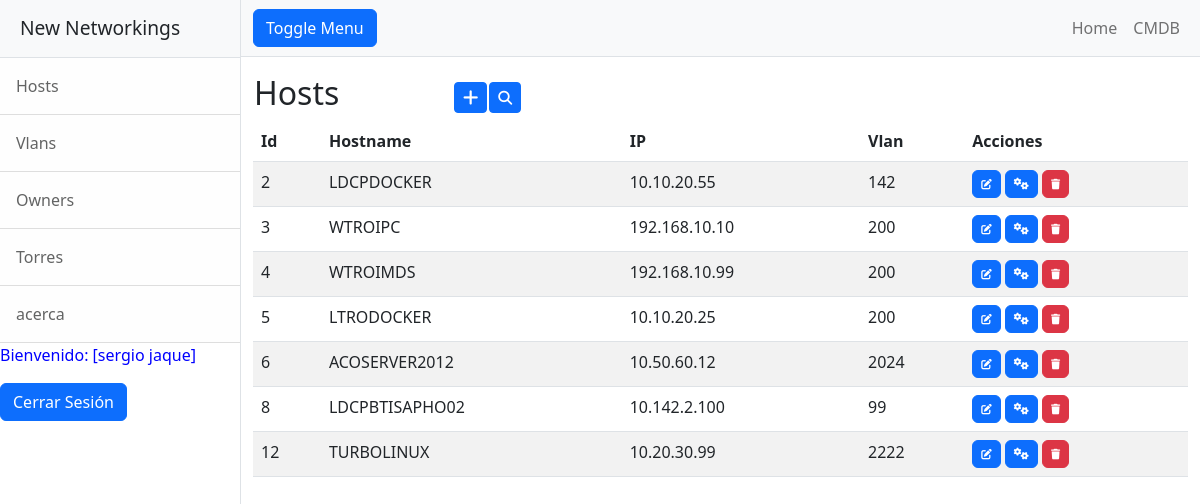
Page /hosts/ (signed in) on the earlier database version.
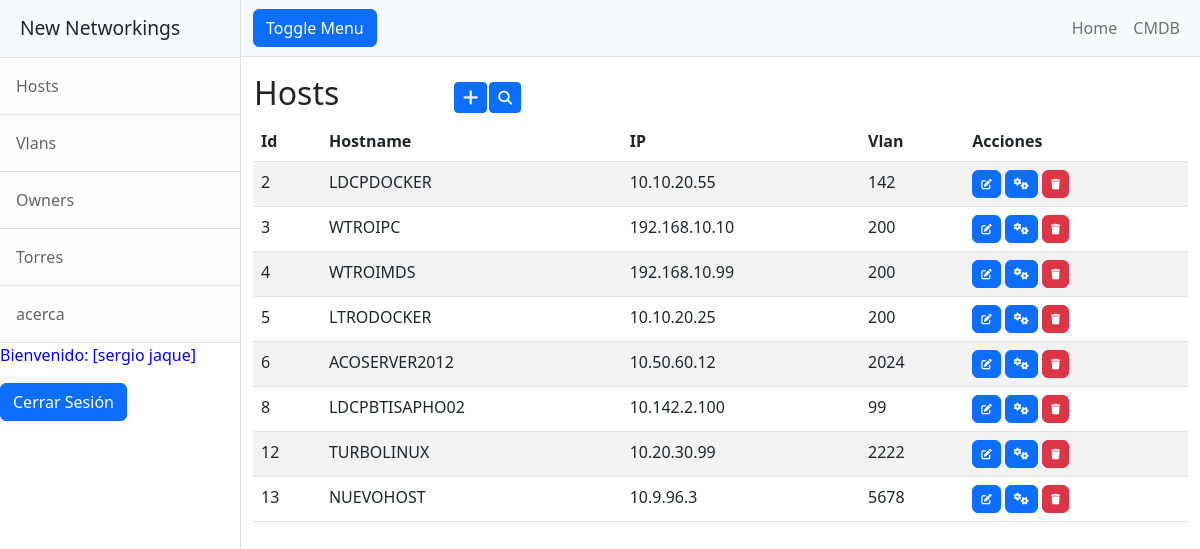
Same page on the later database version.
### entidades/models.py (models this page shows)
class Hosts(models.Model):
    host_name = models.CharField(max_length=50)
    host_ip = models.CharField(max_length=18)
    host_vlan = models.IntegerField()

### entidades/views.py (the view)
# urls.py: path('hosts/', hosts, name="hosts"),
@login_required
def hosts(request):
     contexto = {"hosts": Hosts.objects.all()}
     return render(request, "entidades/hosts.html", contexto)

### entidades/templates/entidades/hosts.html (shortened to what this page needs)
{% extends "entidades/index.html" %}
{% block contenido %}
<table>
    <tr>
        <td width="200"><h2>Hosts</h2></td>
        <td>
            <a
            href="{% url 'hostsForm' %}"
            class="btn btn-primary btn-sm"
            >
            </a>
        </td>
        <td>
            <a
            href="{% url 'buscarHosts' %}"
            class="btn btn-primary btn-sm"
            ><i class="fa-solid fa-magnifying-glass" title="Buscar"></i>
            </a>
        </td>
    </tr>
</table>
<table class="table table-striped">
    <thead>
        <tr>
            <th>Id</th>
            <th>Hostname</th>
            <th>IP</th>
            <th>Vlan</th>
            <th>Acciones</th>
        </tr>
    </thead>
    <tbody>
    {% for c in hosts  %}
        <tr>
            <td>{{ c.id }}</td>
            <td>{{ c.host_name }}</td>
            <td>{{ c.host_ip }}</td>
            <td>{{ c.host_vlan }}</td>
            <td>
                <a
                  href="{% url 'hostsUpdate' c.id %}"
                  class="btn btn-primary"
                  style="--bs-btn-padding-y: .25rem; --bs-btn-padding-x: .5rem; --bs-btn-font-size: .75rem;"
                  >
                </a>
                <a
                href=""
                class="btn btn-primary"
                style="--bs-btn-padding-y: .25rem; --bs-btn-padding-x: .5rem; --bs-btn-font-size: .75rem;"
                ><i class="fa-solid fa-gears" title="Check"></i>
              </a>
                <a
                  href="{% url 'hostsDelete' c.id %}"
                  class="btn btn-danger"
                  style="--bs-btn-padding-y: .25rem; --bs-btn-padding-x: .5rem; --bs-btn-font-size: .75rem;"
                  >
                </a>
            </td>
        </tr>
    {% endfor %}
    </tbody>
</table>
{% endblock contenido %}

Differences in the rows shown:
added Hosts: id "13", host_name "NUEVOHOST", host_ip "10.9.96.3", host_vlan "5678"
